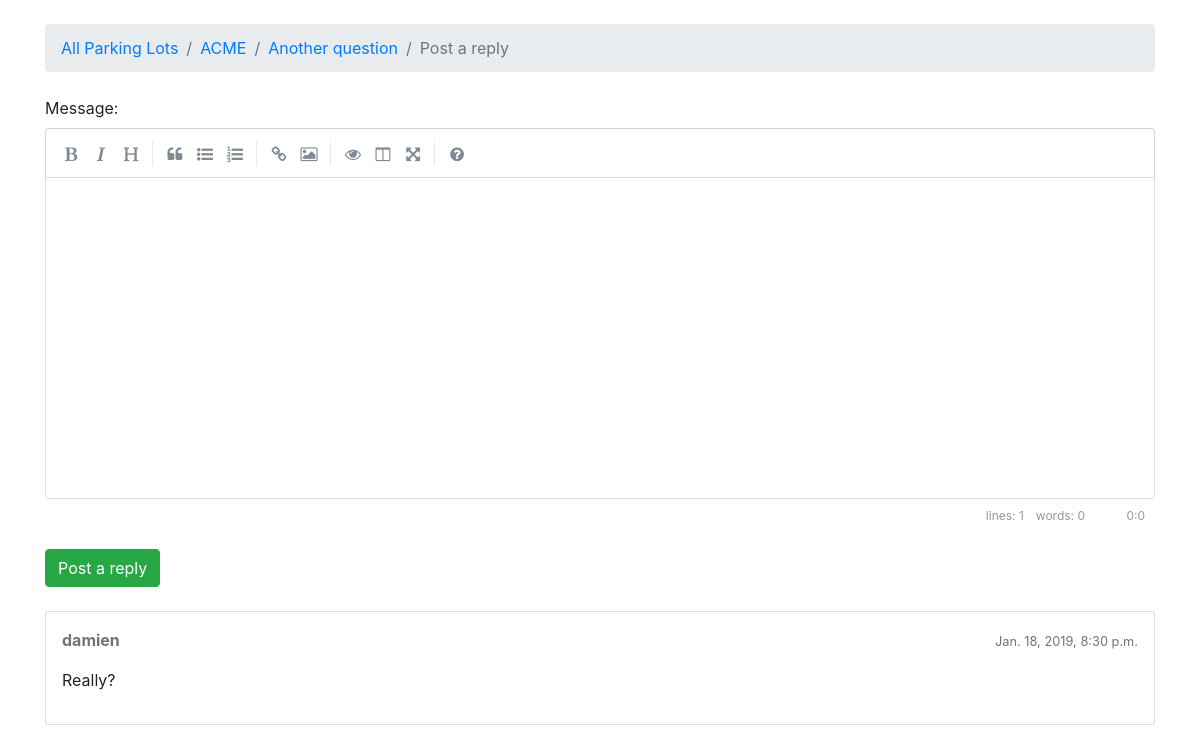
Page /lots/acme/questions/3/post_comment/ on the earlier database version.
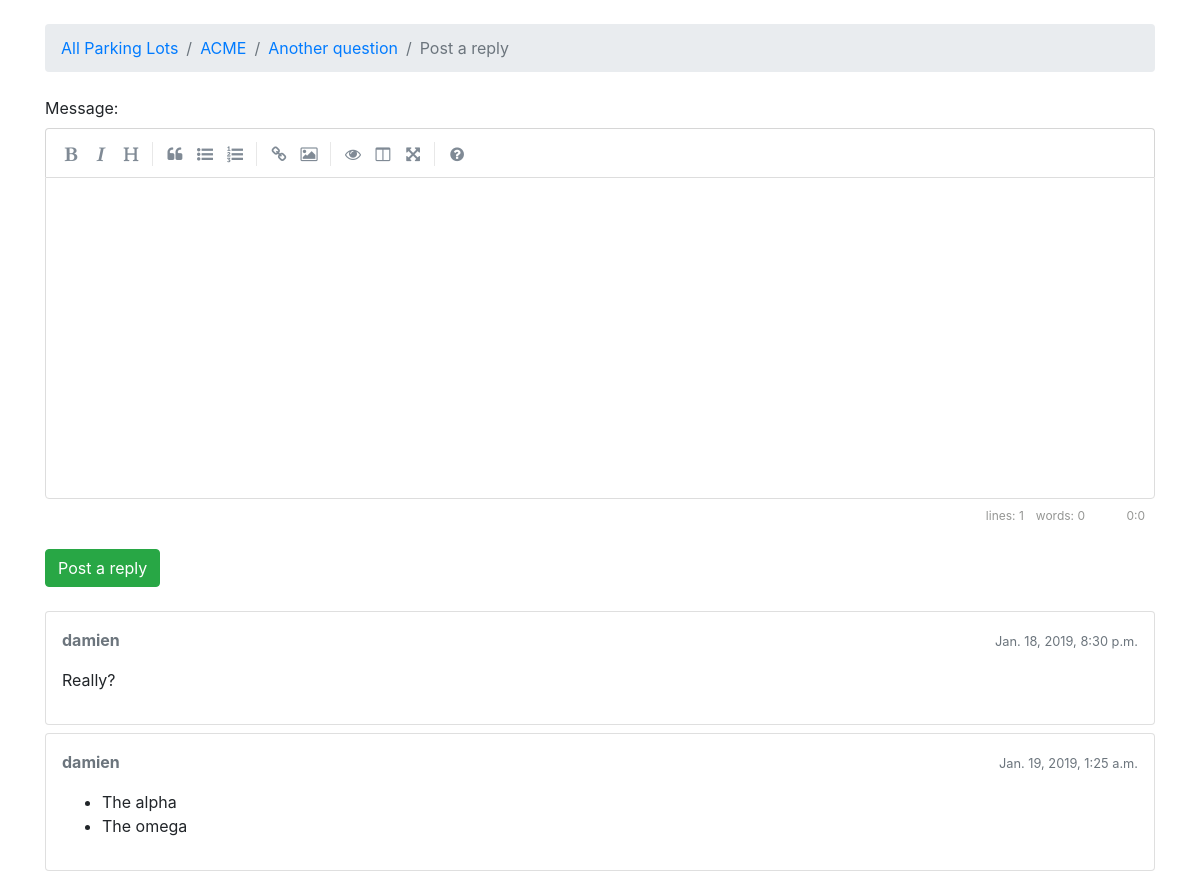
Same page on the later database version.
### lot/models.py (models this page shows, shortened)
class Post(models.Model):
    message = models.TextField(max_length=4000)
    question = models.ForeignKey(Question, related_name='posts',
                                 on_delete=models.CASCADE)
    created_at = models.DateTimeField(auto_now_add=True)
    updated_at = models.DateTimeField(null=True)
    created_by = models.ForeignKey(User, related_name='posts',
                                   on_delete=models.CASCADE)
    updated_by = models.ForeignKey(User, null=True, related_name='+',
                                   on_delete=models.CASCADE)
    def get_message_as_markdown(self):
        return mark_safe(markdown(self.message, safe_mode='escape'))

### lot/views.py (the view)
# urls.py: path('lots/<slug:lot_id>/questions/<int:question_pk>/post_comment/',
def post_comment(request, lot_id, question_pk):
    question = get_object_or_404(Question, lot__slug=lot_id, pk=question_pk)
    user = User.objects.first()
    if request.method == 'POST':
        form = PostForm(request.POST)
        if form.is_valid():
            post = form.save(commit=False)
            post.question = question
            post.created_by = user
            post.save()
            question.last_updated = timezone.now()
            question.save()
            return redirect('question_comments', lot_id=lot_id,
                            question_pk=question_pk)
    else:
        form = PostForm()
    return render(request, 'post_comment.html', {'question': question, 'form':
                                                 form})

### templates/post_comment.html (shortened to what this page needs)
{% extends 'base.html' %}
{% load static %}
{% block stylesheet %}
  <link rel="stylesheet" href="{% static 'css/simplemde.min.css' %}">
{% endblock %}
{% block breadcrumb %}
  <li class="breadcrumb-item"><a href="{% url 'list_lots' %}">All Parking Lots</a></li>
  <li class="breadcrumb-item"><a href="{% url 'list_questions' question.lot.slug %}">{{ question.lot.group_name }}</a></li>
  <li class="breadcrumb-item"><a href="{% url 'question_comments' question.lot.slug question.pk %}">{{ question.subject }}</a></li>
  <li class="breadcrumb-item active">Post a reply</li>
{% endblock %}
{% block content %}
  <form method="post" class="mb-4" novalidate>
    {% include 'includes/form.html' %}
    <button type="submit" class="btn btn-success">Post a reply</button>
  </form>
  {% for post in question.posts.all %}
    <div class="card mb-2">
      <div class="card-body p-3">
        <div class="row mb-3">
          <div class="col-6">
            <strong class="text-muted">{{ post.created_by.username }}</strong>
          </div>
          <div class="col-6 text-right">
            <small class="text-muted">{{ post.created_at }}</small>
          </div>
        </div>
        {{ post.get_message_as_markdown }}
      </div>
    </div>
  {% endfor %}
{% endblock %}

Differences in the rows shown:
added Post: created_by.username "damien", created_at "Jan. 19, 2019, 1:25 a.m.", get_message_as_markdown "The alpha The omega"
